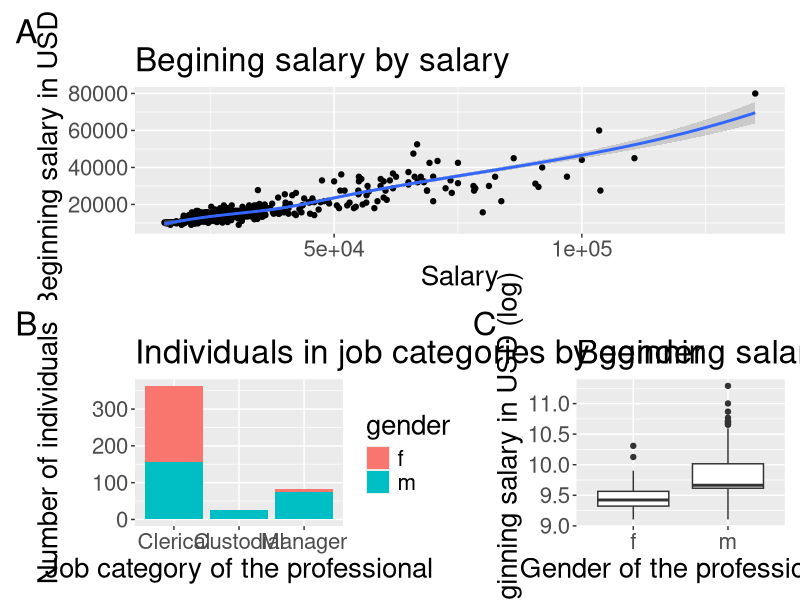
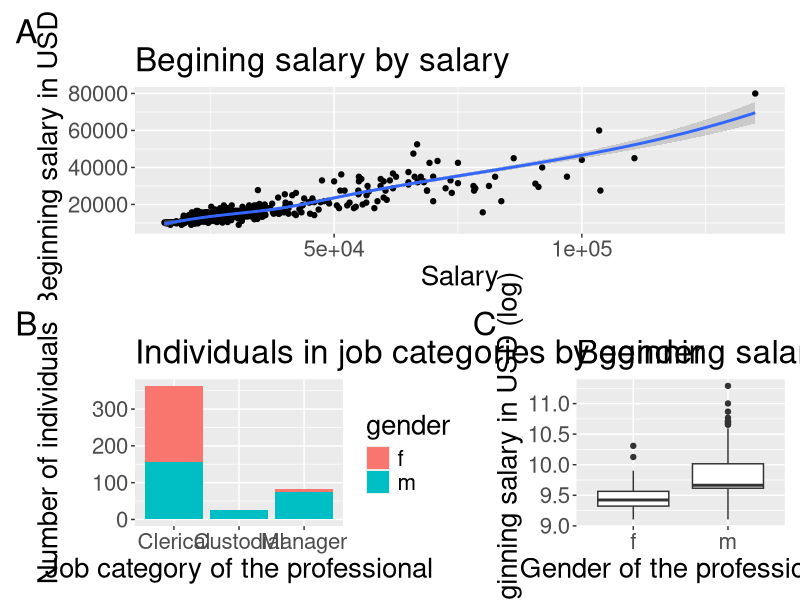

Generate these figures, in order, with R:
# Load libraries
library(tidyverse) # Data wrangling and plotting 
library(patchwork) # Formating plot output

# Load data
employee <- read_csv('data/employee.csv')

# Two quantitative data

p1 <- ggplot(data = employee, aes(salary, salbegin)) + 
  geom_point() +
  geom_smooth() +
  labs(title = "Begining salary by salary",
       y = 'Beginning salary in USD',
       x = 'Salary') +
  theme(text = element_text(size = 20))


# Two qualitative data

p2 <- ggplot(data = employee, aes(x = jobcat, fill = gender)) +
  geom_bar() +
  labs(title = "Individuals in job categories by gender",
       y = 'Number of individuals',
       x = 'Job category of the professional') +
  theme(text = element_text(size = 20))



# Quantitative and Qualitative

p3 <- ggplot(data = employee, aes(x = reorder(gender,log(salbegin)), 
                            y = log(salbegin))) +
  geom_boxplot() +
  theme(text = element_text(size = 20)) +
  labs(title = 'Beginning salary by gender',
       y = "Beginning salary in USD (log)",
       x = "Gender of the professional") 

# All the plots together
patched <- p1/(p2 + p3)
patched + plot_annotation(tag_levels = 'A')

ggsave(filename = 'three_plots.png', dpi = 300)
